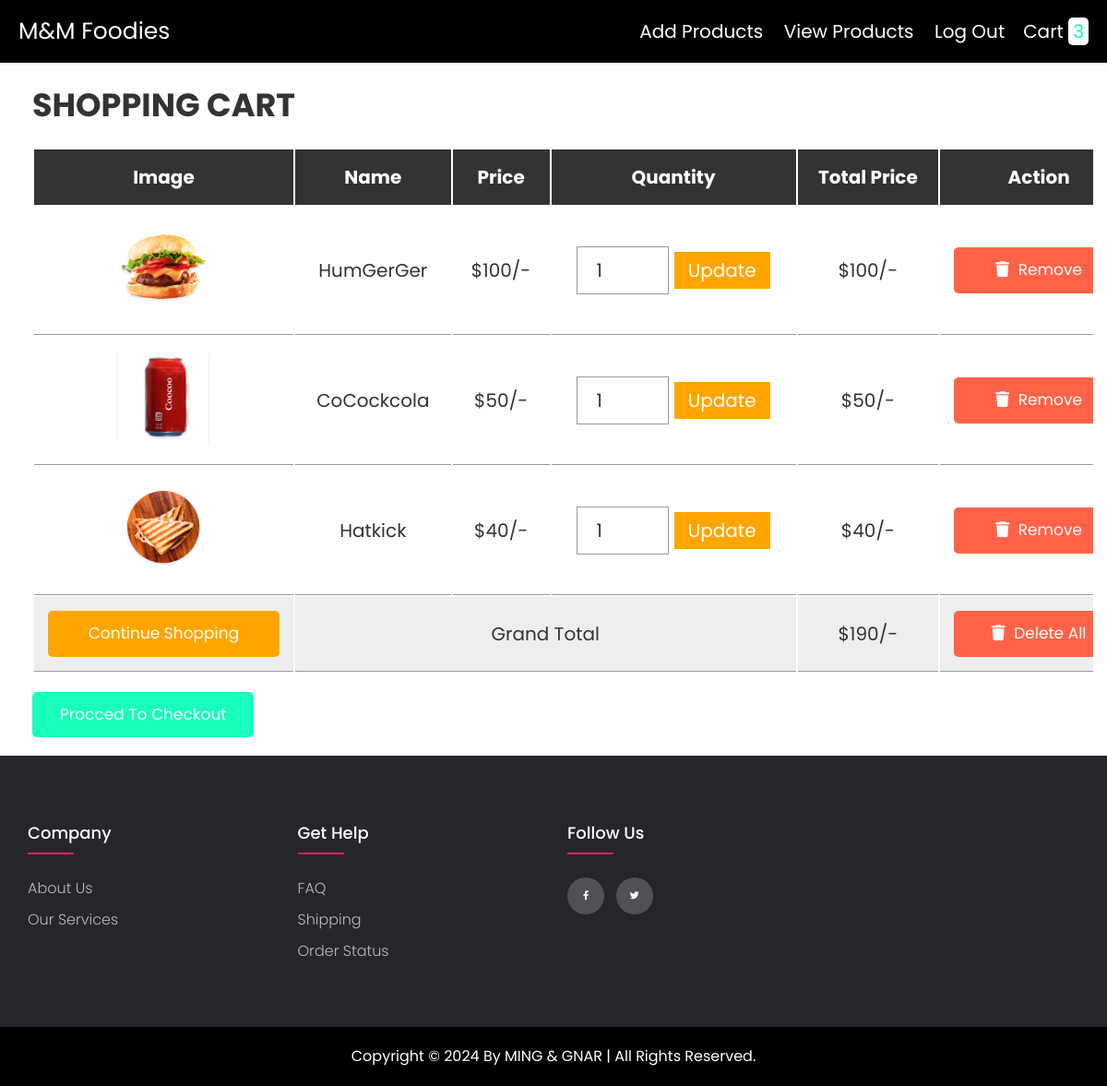
The app's page /cart.php with its own data.
### tables this page shows
CREATE TABLE `cart` (
  `id` int(255) NOT NULL,
  `name` varchar(255) NOT NULL,
  `price` varchar(255) NOT NULL,
  `image` varchar(255) NOT NULL,
  `quantity` int(255) NOT NULL
);

### cart.php (the view, shortened to what this page needs)
<?php
@include 'config.php';
?>
<!DOCTYPE html>
<html lang="en">
<head>
   <link rel="stylesheet" href="https://cdnjs.cloudflare.com/ajax/libs/font-awesome/6.0.0/css/all.min.css">
   <link rel="stylesheet" href="css/style.css">
</head>
<body>
<?php include 'header.php'; ?>
<div class="container">
<section class="shopping-cart">
   <h1 class="heading">shopping cart</h1>
   <table>
      <thead>
         <th>image</th>
         <th>name</th>
         <th>price</th>
         <th>quantity</th>
         <th>total price</th>
         <th>action</th>
      </thead>
      <tbody>
         <?php
         $select_cart = mysqli_query($conn, "SELECT * FROM `cart`");
         $grand_total = 0;
         if(mysqli_num_rows($select_cart) > 0){
            while($fetch_cart = mysqli_fetch_assoc($select_cart)){
         ?>
         <tr>
            <td><img src="uploaded_img/<?php echo $fetch_cart['image']; ?>" height="100" alt=""></td>
            <td><?php echo $fetch_cart['name']; ?></td>
            <td>$<?php echo number_format($fetch_cart['price']); ?>/-</td>
            <td>
               <form action="" method="post">
                  <input type="number" name="update_quantity" min="1"  value="<?php echo $fetch_cart['quantity']; ?>" >
                  <input type="submit" value="update" name="update_update_btn">
               </form>
            </td>
            <td>$<?php echo $sub_total = number_format($fetch_cart['price'] * $fetch_cart['quantity']); ?>/-</td>
            <td><a href="cart.php?remove=<?php echo $fetch_cart['id']; ?>" onclick="return confirm('remove item from cart?')" class="delete-btn"> <i class="fas fa-trash"></i> remove</a></td>
         </tr>
         <?php
           $grand_total += $sub_total;
            };
         };
         ?>
         <tr class="table-bottom">
            <td><a href="products.php" class="option-btn" style="margin-top: 0;">continue shopping</a></td>
            <td colspan="3">grand total</td>
            <td>$<?php echo $grand_total; ?>/-</td>
            <td><a href="cart.php?delete_all" onclick="return confirm('are you sure you want to delete all?');" class="delete-btn"> <i class="fas fa-trash"></i> delete all </a></td>
         </tr>
      </tbody>
   </table>
   <div class="checkout-btn">
      <a href="checkout.php" class="btn <?= ($grand_total > 1)?'':'disabled'; ?>">procced to checkout</a>
   </div>
</section>
</div>
<?php include 'footer.php' ?>
</body>
</html>

### css/style.css (style rules this page uses)
:root { --blue:#17ffb9; --red:tomato; --orange:orange; --black:#333; --white:#fff; --bg-color:#eee; --dark-bg:rgba(0,0,0,.7); --box-shadow:0 .5rem 1rem rgba(0,0,0,.1); --border:.1rem solid #999; }
* { font-family: 'Poppins', sans-serif; margin:0; padding:0; box-sizing: border-box; outline: none; border:none; text-decoration: none; text-transform: capitalize; }
html { font-size: 62.5%; overflow-x: hidden; }
.container { max-width: 1200px; margin:0 auto; }
section { padding:2rem; }
.heading { text-align: center; font-size: 3.5rem; text-transform: uppercase; color:var(--black); margin-bottom: 2rem; }
.btn, .option-btn, .delete-btn { display: block; width: 100%; text-align: center; background-color: var(--blue); color:var(--white); font-size: 1.7rem; padding:1.2rem 3rem; border-radius: .5rem; cursor: pointer; margin-top: 1rem; }
.option-btn i, .delete-btn i { padding-right: .5rem; }
.option-btn { background-color: var(--orange); }
.delete-btn { margin-top: 0; background-color: var(--red); }
.shopping-cart table { text-align: center; width: 100%; }
.shopping-cart table thead th { padding:1.5rem; font-size: 2rem; color:var(--white); background-color: var(--black); }
.shopping-cart table tr td { border-bottom: var(--border); padding:1.5rem; font-size: 2rem; color:var(--black); }
.shopping-cart table input[type="number"] { border: var(--border); padding:1rem 2rem; font-size: 2rem; color:var(--black); width: 10rem; }
.shopping-cart table input[type="submit"] { padding:.5rem 1.5rem; cursor: pointer; font-size: 2rem; background-color: var(--orange); color:var(--white); }
.shopping-cart table .table-bottom { background-color: var(--bg-color); }
.shopping-cart .checkout-btn { text-align: center; margin-top: 1rem; }
.shopping-cart .checkout-btn a { display: inline-block; width: auto; }
@media (max-width:1200px) { .shopping-cart { overflow-x: scroll; } }
@media (max-width:1200px) { .shopping-cart table { width: 120rem; } }
@media (max-width:1200px) { .shopping-cart .heading { text-align: left; } }
@media (max-width:1200px) { .shopping-cart .checkout-btn { text-align: left; } }

### footer.php (style rules this page uses)
body { line-height: 1.5; font-family: 'Poppins', sans-serif; }
* { margin:0; padding:0; box-sizing: border-box; }
.container { max-width: 1170px; margin:auto; }

### records on screen
cart: image (picture), name "HumGerGer", price "100", update_quantity "1"
cart: image (picture), name "CoCockcola", price "50", update_quantity "1"
cart: image (picture), name "Hatkick", price "40", update_quantity "1"

### other values on screen
$row_count "3"
$grand_total "190"
